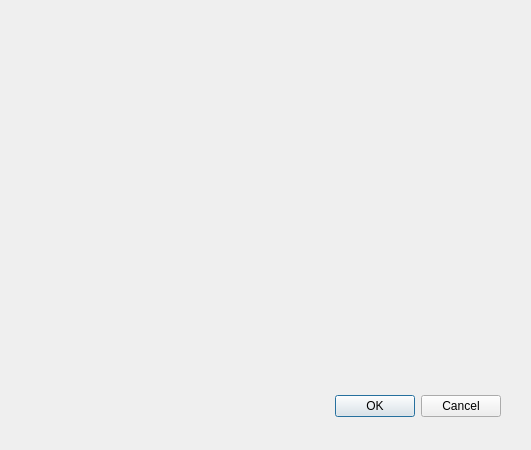
<?xml version="1.0" encoding="UTF-8"?>
<ui version="4.0">
 <class>NewFileDialog</class>
 <widget class="QDialog" name="NewFileDialog">
  <property name="geometry">
   <rect>
    <x>0</x>
    <y>0</y>
    <width>531</width>
    <height>450</height>
   </rect>
  </property>
  <property name="windowTitle">
   <string>NewFile</string>
  </property>
  <widget class="QDialogButtonBox" name="buttonBox">
   <property name="geometry">
    <rect>
     <x>160</x>
     <y>390</y>
     <width>341</width>
     <height>32</height>
    </rect>
   </property>
   <property name="orientation">
    <enum>Qt::Orientation::Horizontal</enum>
   </property>
   <property name="standardButtons">
    <set>QDialogButtonBox::StandardButton::Cancel|QDialogButtonBox::StandardButton::Ok</set>
   </property>
  </widget>
 </widget>
 <resources/>
 <connections>
  <connection>
   <sender>buttonBox</sender>
   <signal>accepted()</signal>
   <receiver>NewFileDialog</receiver>
   <slot>accept()</slot>
   <hints>
    <hint type="sourcelabel">
     <x>248</x>
     <y>254</y>
    </hint>
    <hint type="destinationlabel">
     <x>157</x>
     <y>274</y>
    </hint>
   </hints>
  </connection>
  <connection>
   <sender>buttonBox</sender>
   <signal>rejected()</signal>
   <receiver>NewFileDialog</receiver>
   <slot>reject()</slot>
   <hints>
    <hint type="sourcelabel">
     <x>316</x>
     <y>260</y>
    </hint>
    <hint type="destinationlabel">
     <x>286</x>
     <y>274</y>
    </hint>
   </hints>
  </connection>
 </connections>
</ui>
